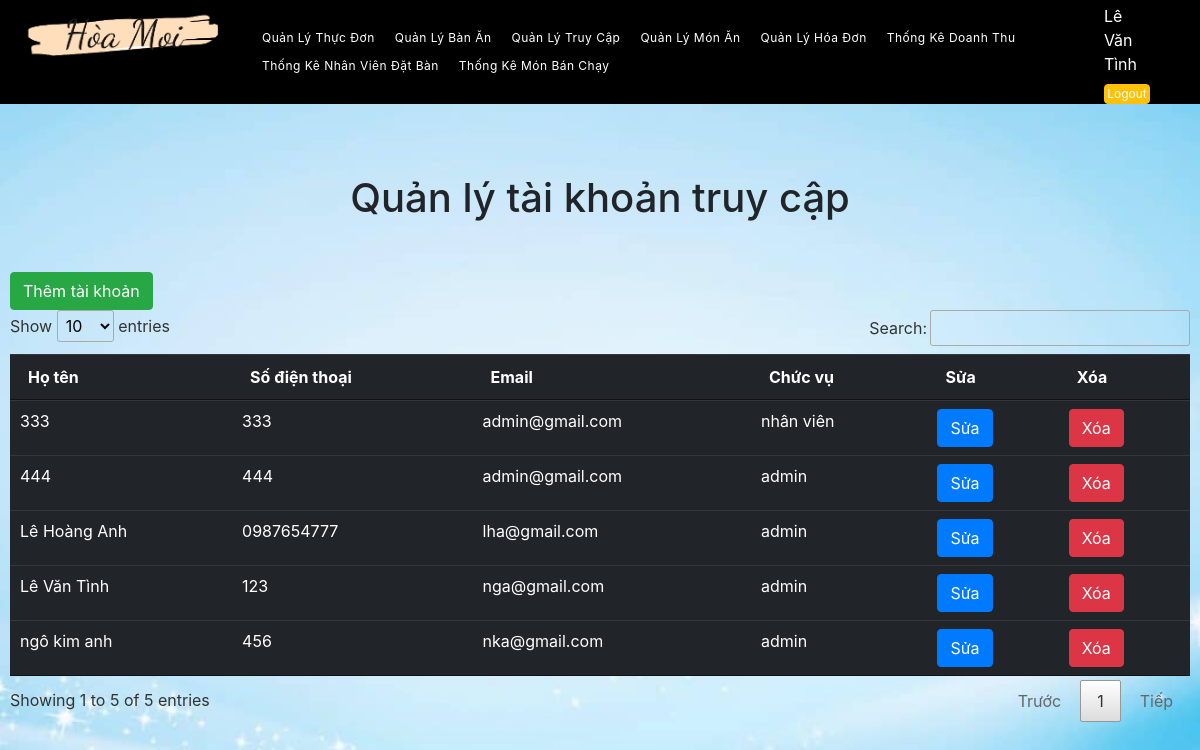
Screenshot of /php/manage_admin.php (signed in) with the database file from the repository.
### tables this page shows
CREATE TABLE `user` (
  `id_user` int(11) NOT NULL,
  `ten_user` varchar(50) NOT NULL,
  `sdt_user` varchar(50) NOT NULL,
  `email_user` varchar(50) NOT NULL,
  `matkhau` varchar(50) NOT NULL,
  `quyen_user` tinyint(4) NOT NULL
);

### php/manage_admin.php (the view, shortened to what this page needs)
<?php
    include('session_user.php');
    if(isset($_SESSION['login_user'])){
          $sql="SELECT * FROM user where sdt_user = ".$_SESSION['login_user'];
                $result = $conn->query($sql);
                $data = $result->fetch_assoc();
    }else{
       echo "<script type='text/javascript'> window.location.assign('login.php')</script>";
    }
?>
<!DOCTYPE html>
<html lang="en">
<head>
    <?php  require("../css/style.php")?>
    <link rel="stylesheet" href="../css/style.css">
    <link rel="stylesheet" href="../css/header_user.css">
    <link rel="stylesheet" href="../css/admin.css">
     <link rel="stylesheet" href="../css/datatable.css">
</head>
<body>
    <div class="container-fuild">
            <div>
                <?php  require("header_admin.php");?>
            </div>
            <div class="container__body">
                <h1 style="margin-bottom: 50px;" class="mt-4 text-center">Quản lý tài khoản truy cập</h1>
                <div >
                    <button type="button" class="btn btn-success button "><a href="insert_form_staff.php" class="" style="color:white;">Thêm tài khoản</a></button>
                </div>
                <table class="table table-dark table-hover" id="myTable">
                    <thead class='thead-purple'>
                        <tr>
                            <th>Họ tên</th>
                            <th>Số điện thoại</th>
                            <th>Email</th>
                            <th>Chức vụ</th>
                            <th>Sửa</th>
                            <th>Xóa</th>
                        </tr>
                    </thead>
                    <tbody>
                        <?php
                            require("connect.php");
                            $sql = "SELECT * FROM user";
                            $result = mysqli_query($conn,$sql);
                            if(mysqli_num_rows($result) > 0){
                                while($row = mysqli_fetch_assoc($result)){
                                    $id=$row['id_user'];
                                    $quyen="";
                                    if($row["quyen_user"]){
                                        $quyen="nhân viên ";
                                    }else{
                                        $quyen="admin";
                                    }
                                    echo"<tr><td>"
                                    .$row["ten_user"].
                                    "</td><td>"
                                    .$row["sdt_user"].
                                    "</td><td>"
                                    .$row["email_user"].
                                    "</td><td>"
                                    .$quyen.
                                    "</td>
                                    <td><a class='btn btn-primary' href='edit_form_staff.php?id=$id'\">Sửa</a></td>
                                    <td><a class='btn btn-danger' onclick='return(confirm(`Bạn xác nhận muốn xóa ?`))' href='delete_staff.php?id=$id'\">Xóa</a></td>
                                    </tr>";
                                }
                            }
                        ?>
                    </tbody>
                </table>
            </div>
    </div>
</body>
</html>

### css/style.php (shortened to what this page needs)
<link rel="stylesheet" href="https://maxcdn.bootstrapcdn.com/bootstrap/4.0.0/css/bootstrap.min.css">
<link href="//maxcdn.bootstrapcdn.com/bootstrap/4.1.1/css/bootstrap.min.css" rel="stylesheet" id="bootstrap-css">

### php/header_admin.php (shortened to what this page needs)
    <div class="menu navbar-custom d-flex navbar-light bg-light justify-content-between">
    <div>
        <a class="navbar-brand"  href="../index.php">
                        <img src="../images/logo.png" alt="Logo" style="width: 200px;margin-top: -5px;" />
                    </a>
    </div>
    <nav class="navbar navbar-expand-xl ">
        <div class="collapse navbar-collapse" id="navbarNavDropdown">
            <ul class="navbar-nav nav">
            <li class="header__notify-list-item">
                    <a href="admin.php" class="header__notify-list-link notification"  >Quản Lý Thực Đơn </a>
                </li>
                <li class="header__notify-list-item">
                    <a href="manage_table.php" class="header__notify-list-link notification"  >Quản Lý Bàn Ăn </a>
                </li>
                <li class="header__notify-list-item">
                    <a href="manage_admin.php" class="header__notify-list-link notification"  >Quản Lý Truy Cập </a>
                </li>
                <li class="header__notify-list-item">
                    <a href="manage_product.php" class="header__notify-list-link"  >Quản Lý Món Ăn</a>
                </li>
                <li class="header__notify-list-item">
                    <a href="quanlyhoadon.php" class="header__notify-list-link"  >Quản Lý Hóa Đơn</a>
                </li>
                <li class="header__notify-list-item">
                    <a href="thongke.php" class="header__notify-list-link"  >Thống Kê Doanh Thu</a>
                </li>
                 <li class="header__notify-list-item">
                    <a href="thongkenhanviendatban.php" class="header__notify-list-link"  >Thống Kê Nhân Viên Đặt Bàn</a>
                </li>
                <li class="header__notify-list-item">
                    <a href="thongkebanchay.php" class="header__notify-list-link"  >Thống Kê Món Bán Chạy</a>
                </li>
        </ul>
        </div>
    </nav>
    <?php if(isset($_SESSION['login_user'])): ?>
            <ul class="navbar-nav nav mr-5 mt-1" id="info_login">
            <li class="reg_form ml-5">
                <label for="" style="color: white;"><?=isset($data)?$data['ten_user']:'Admin'?></label>
                <a class="btn btn-warning" href="logout.php" style="display: inherit; padding: 0; margin: 0; font-size:12px;">Logout</a>
                </li>
            </ul>
        <?php endif; ?>
</div>

### css/style.css (style rules this page uses)
* { margin: 0; padding: 0; }
.reg_form>a { font-size: 1.2em; margin-right: 10px; }
.navbar-brand { font-family: 'Sriracha',sans-serif; font-size: 2.5em; color: white !important; padding-left: 25px; font-weight: normal; }
.navbar-custom { background: linear-gradient(to right, rgb(0 0 0), rgb(0 0 0)); width: 100%; z-index: 999; }
.navbar-nav>li>a { color: white; }
td { margin: 0; }

### css/header_user.css (style rules this page uses)
.header__notify-list-item { position: relative; padding-right:10px; display:inline-block; padding: 5px; font-size: 12px; color: #fff; letter-spacing: 0.04em; position: relative; }
.header__notify-list-link { padding-right:10px; }

### css/admin.css (style rules this page uses)
.container__body { margin:70px 10px; }
body { background-image: url("../image/bg.jpg"); background-size: cover; background-repeat: no-repeat }
.notification { position: relative; }
#info_login { margin-right: 50px !important; }

### css/datatable.css (style rules this page uses)
table.dataTable { width:100%;margin:0 auto;clear:both;border-collapse:separate;border-spacing:0 }
table.dataTable thead th,table.dataTable tfoot th { font-weight:bold }
table.dataTable thead th,table.dataTable thead td { padding:10px 18px;border-bottom:1px solid #111 }
table.dataTable thead .sorting,table.dataTable thead .sorting_asc,table.dataTable thead .sorting_desc,table.dataTable thead .sorting_asc_disabled,table.dataTable thead .sorting_desc_disabled { cursor:pointer;*cursor:hand;background-repeat:no-repeat;background-position:center right }
table.dataTable thead .sorting { background-image:url("../images/sort_both.png") }
table.dataTable thead .sorting_asc { background-image:url("../images/sort_asc.png") !important }
table.dataTable tbody th,table.dataTable tbody td { padding:8px 10px }
table.dataTable.no-footer { border-bottom:1px solid #111 }
table.dataTable,table.dataTable th,table.dataTable td { box-sizing:content-box }

### css/style.php (style rules this page uses)
body,html { width: 100% !important; margin: 0px !important; padding: 0px !important; overflow-x: hidden !important; }

### rows the page displays
user: ten_user "Lê Văn Tình", sdt_user "123", email_user "nga@gmail.com", quyen_user "admin"
user: ten_user "ngô kim anh", sdt_user "456", email_user "nka@gmail.com", quyen_user "admin"
user: ten_user "Lê Hoàng Anh", sdt_user "0987654777", email_user "lha@gmail.com", quyen_user "admin"
user: ten_user "444", sdt_user "444", email_user "admin@gmail.com", quyen_user "admin"
user: ten_user "333", sdt_user "333", email_user "admin@gmail.com", quyen_user "nhân viên"
